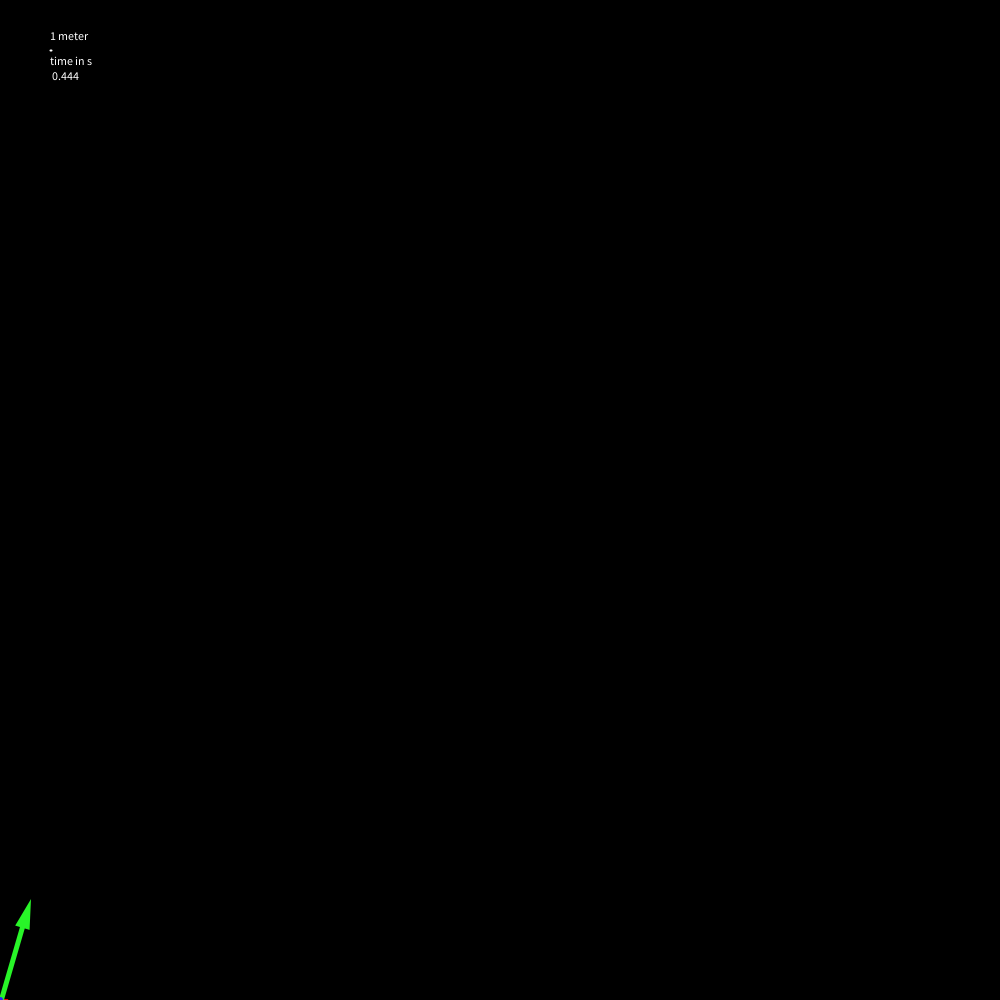
Frame 1 (no input)
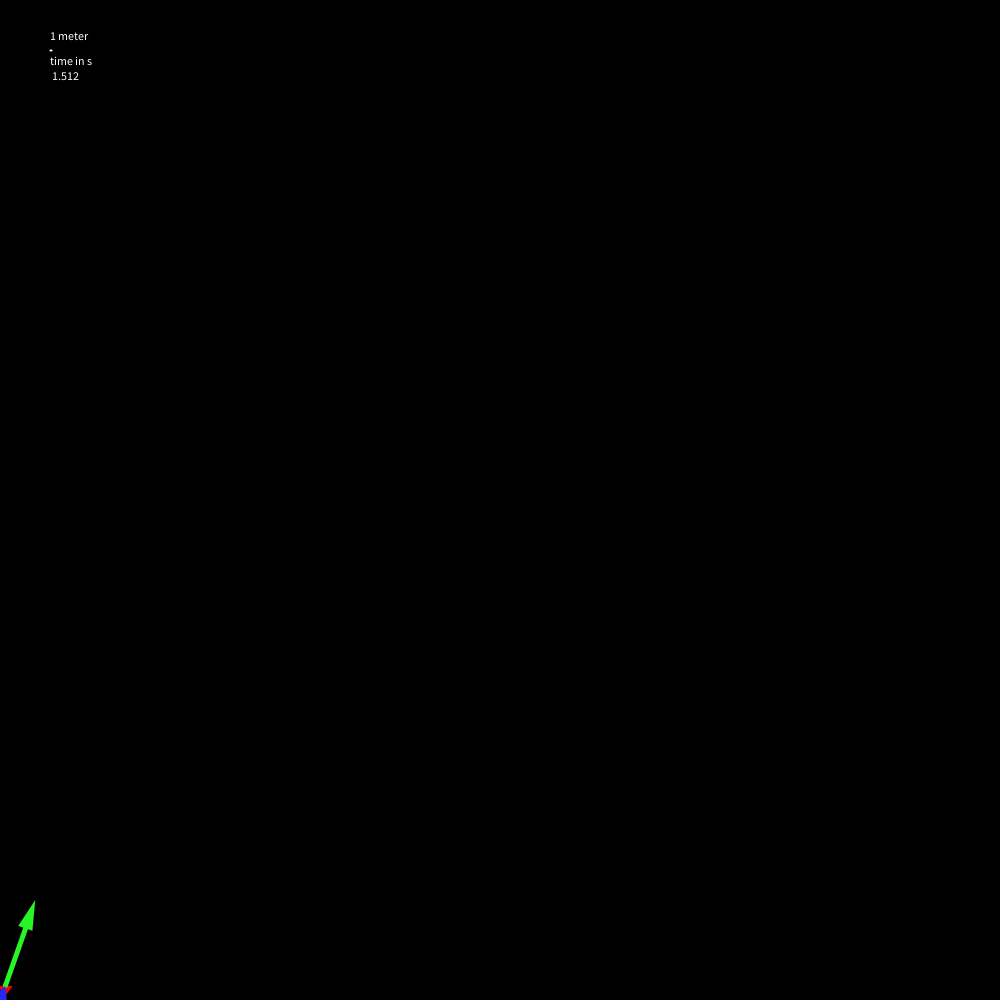
Frame 60 (the mouse pressed at the canvas centre just before this capture)
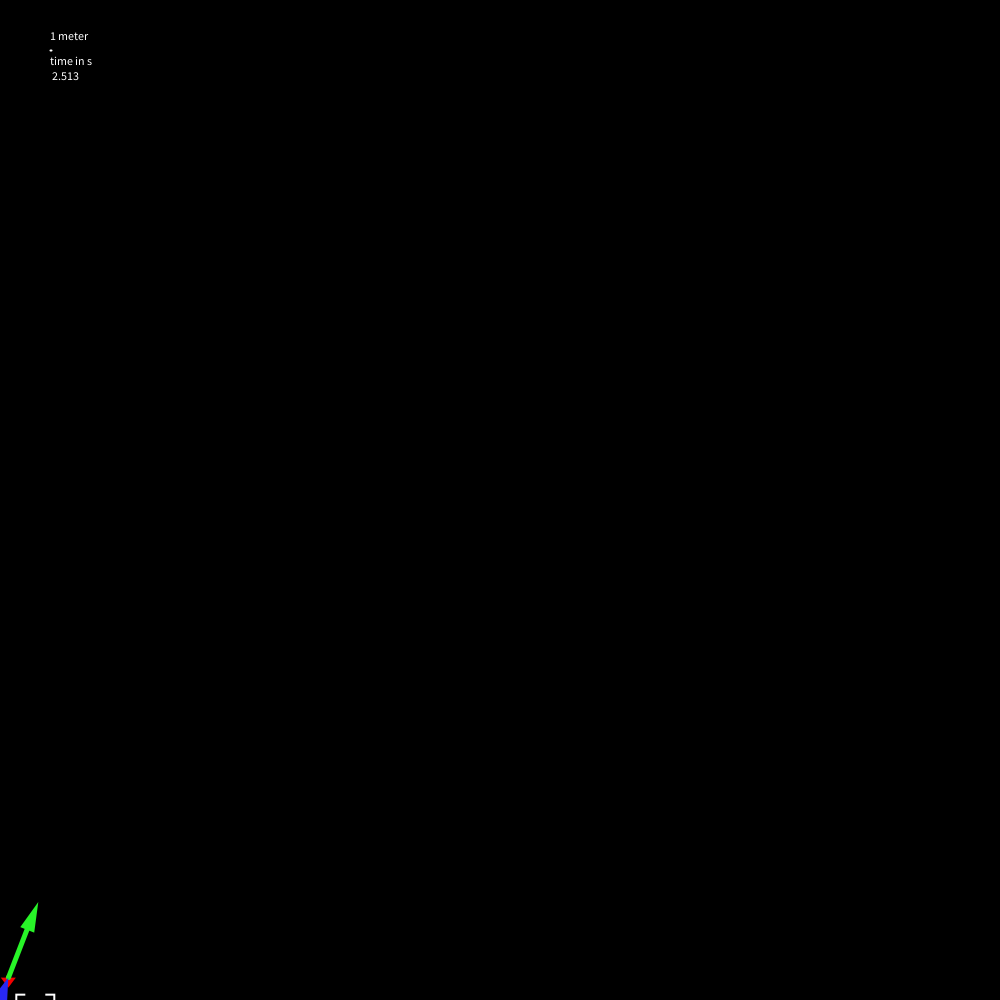
Frame 120 (the mouse held since frame 60 and released just before this capture)

The Processing sketch that drew these frames (run headless with seeded random() and noise(); from frame 60 on, the mouse is pressed at the canvas centre):

// Processing sketch: gravity
// ── gravity.pde
Ball ball1;
Arrow arrow;

PVector cursor;

float unitLength;
float arrowScale = 10;


void setup(){
  size(1000, 1000);
  background(0);
  unitLength = 1;
  
  cursor = new PVector(0,0);
  
  ball1 = new Ball(1, color(255, 204, 0), 5, PVector(0, -1), PVector(3, 10), PVector(1, 1));
  //ball1 = new Ball(50, color(255, 204, 0), 10, PVector(0, 0), PVector(0, 1), PVector(0, 0));
  
  arrow = new Arrow();
  ball1.visualVectorScale = 10;
}

void draw(){
  background(0);
  
  renderUnits();
  
  ball1.renderTrajectory();
  
  ball1.render();
  ball1.renderAcc();
  ball1.renderVel();
  ball1.renderPos();

  //ball1.renderDynamicsVector(ball1.Acc);
  //ball1.renderDynamicsVector(ball1.Vel);

  renderVectorValue(pointPhysicsToVisual(ball1.Pos), 30, ball1.Acc);
  ball1.update();
  
  //println(ball1.Acc.x, ball1.Acc.y, "phys");
  
  arrow.update();
  arrow.render();
  arrow.renderValue();
  //delay(1000);
  //println(frameCount);
  
  

  
  //ball1.renderRadiusOfPathCurvature();
}

void mouseDragged(){
  if(mouseButton == CENTER){
    int dx = mouseX - pmouseX;
    int dy = mouseY - pmouseY;
       
    cursor.add(PVector(dx, dy));
  }
}
void mouseWheel(MouseEvent event) {
  float e = event.getCount();
  unitLength = unitLength + e * exp(-1/unitLength);
}

void mousePressed(){
  switch(mouseButton){
  case LEFT:
    arrow.status = "arrowEndNotDefined";
    arrow.origin = PVector(mouseX, mouseY);
  break;
  case RIGHT:
    if(arrow.status == "arrowSet") {
      applyNewForce(ball1, arrow.vector);     
    }
  break;
  }
}

void mouseReleased(){
  switch(mouseButton){
  case LEFT:
    arrow.status = "arrowSet";
  break;
  case RIGHT:
  break;
  }
}

void applyNewForce(Ball item, PVector force){
  item.Acc.add(vectorDiv(force, item.Mass));
}

PVector vectorPhysicsToVisual(PVector physicsVector){
  //physicsVector.mult(unitLength);
  return(PVector(unitLength * physicsVector.x, -unitLength * physicsVector.y));
}

PVector pointPhysicsToVisual(PVector physicsPoint){
  return(PVector(unitLength * physicsPoint.x + cursor.x, - unitLength * physicsPoint.y + height + cursor.y));
}

PVector pointVisualToPhysics(PVector visualPoint){
  return(PVector(visualPoint.x / unitLength , (height -  visualPoint.y) / unitLength  ));
}

void renderUnits(){
  fill(255);
  stroke(255);
  strokeWeight(2);
  textAlign(LEFT);
  text("1 meter", 50, 40);
  text("time in s", 50, 65);
  text(millis()*0.001, 50, 80);
  line(50, 50, unitLength + 50, 50);
}

void renderVectorValue(PVector VisualPosition, float offset, PVector vector){
  pushMatrix();
    rectMode(CENTER);
    textAlign(CENTER); 

    String textOfVectorX = nfp(vector.x, 0, 1);
    String textOfVectorY = nfp(vector.y, 0, 1);
    
    int lengthOfText = max(textOfVectorX.length(), textOfVectorY.length());
    
    float borderPercent = 0.90;
    float x = offset -3;
    float y = offset + 6;
    float rectWidth = 10 * lengthOfText;
    float rectHeight = 40;
    
    
    translate(VisualPosition.x, VisualPosition.y);
    
    fill(255);
    rect(x, y, rectWidth, rectHeight);
    fill(0, 0, 0 , 255);
    rect(x, y, rectWidth*borderPercent, rectHeight*borderPercent);
    fill(0, 0, 0 , 255);
    rect(x, y, rectWidth * 0.5, rectHeight + 2);
    
    //String a = nfs((vector.y), 3);
    fill(255);
    text(textOfVectorX, offset, offset);
    text(textOfVectorY, offset, offset +20);
  popMatrix();
}
void renderVisualVector(PVector origin, PVector visualVector, float vectorScale){
  renderVisualVector(origin, visualVector, vectorScale, 255);
}
void renderVisualVector(PVector origin, PVector visualVector, float vectorScale, color Color){
  strokeWeight(5);
  stroke(Color);
  fill(Color);
  
  visualVector.mult(vectorScale);
  
  float vectorAngle = atancorrect(visualVector.y) -atan(visualVector.x/visualVector.y);
  float visualVectorMag = visualVector.mag();
  float triangleHeight = 30;
  
  if (visualVectorMag < 30){
    triangleHeight = visualVectorMag;
  }
  
  pushMatrix();
    translate(origin.x, origin.y);
    rotate(vectorAngle);
    //println(vectorAngle);
    
    line(0, 0, 0, visualVectorMag - 0.5 * triangleHeight);
  popMatrix();
  
  pushMatrix();
    noStroke();
    
    translate(origin.x + visualVector.x, origin.y + visualVector.y);
    rotate(vectorAngle);
    
    triangle(0, 0, 7.5, -triangleHeight, -7.5, -triangleHeight);
  popMatrix();
}

void renderPhysicsVector(PVector origin, PVector physicsVector, float vectorScale, color Color){
  renderVisualVector(pointPhysicsToVisual(origin), vectorPhysicsToVisual(physicsVector), vectorScale, Color);
}
void renderPhysicsVector(PVector origin, PVector physicsVector, float vectorScale){
  renderVisualVector(pointPhysicsToVisual(origin), vectorPhysicsToVisual(physicsVector), vectorScale, 255);
}



void fadeBackground(float rate){
  colorMode(HSB, 255);
  loadPixels();
  for(int i = 0; i < pixels.length; i++){
      pixels[i] = color(hue(pixels[i]), saturation(pixels[i]), int(rate * brightness(pixels[i])));
  }
  updatePixels();
  colorMode(RGB, 255);
}

class Ball  {    
  int Mass;
  color Color;
  float Radius;
  PVector Acc;
  PVector Vel;
  PVector Pos;
  float visualVectorScale = 1;
  ArrayList<PVector> trajectory = new ArrayList<PVector>();
  //PVector visualPos;
  
  Ball(int tempMass, color tempColor, int tempRadius, PVector tempAcc, PVector tempVel, PVector tempPos){
     Mass = tempMass;
     Color = tempColor;
     Radius = tempRadius;
     Acc = tempAcc;
     Vel = tempVel;
     Pos = tempPos;
     //visualPos = vectorPhysicsToVisual(tempPos);
  }
  
  Ball(int tempMass, color tempColor, float tempRadius, PVector tempAcc, PVector tempVel, PVector tempPos){
     Mass = tempMass;
     Color = tempColor;
     Radius = tempRadius;
     Acc = tempAcc;
     Vel = tempVel;
     Pos = tempPos;
     //visualPos = vectorPhysicsToVisual(tempPos);
  }
  void update(){
    Vel.add(vectorDiv(Acc, frameRate));
    Pos.add(vectorDiv(Vel, frameRate));
    //visualPos = vectorPhysicsToVisual(Pos);
  }
  
  //TO REFACTOR ? 
/*
  void renderDynamicsVector(PVector dynamicsVector, float scale){
    renderVisualVector(pointPhysicsToVisual(Pos), vectorPhysicsToVisual(PVector(dynamicsVector.x, dynamicsVector.y)), scale);
  }
  void renderDynamicsVector(PVector dynamicsVector){
    renderDynamicsVector(dynamicsVector, arrowScale);
    //println(vectorPhysicsToVisual(PVector(Acc.x, Acc.y)));
  }
  void renderDynamicsVector(PVector dynamicsVector, PVector originPointOfVector, float scale){
    renderVisualVector(pointPhysicsToVisual(originPointOfVector), vectorPhysicsToVisual(PVector(dynamicsVector.x, dynamicsVector.y)), scale);
    //println(vectorPhysicsToVisual(PVector(Acc.x, Acc.y)));
  }
  void renderDynamicsVector(PVector dynamicsVector, PVector originPointOfVector){
    renderDynamicsVector(dynamicsVector, originPointOfVector, arrowScale);
  }
*/  


  void renderTrajectory(){
    trajectory.add(PVector(ball1.Pos.x, ball1.Pos.y));
    fill(255);
    stroke(255);
    strokeWeight(1);
    for(PVector point : trajectory){
      PVector visualPoint = pointPhysicsToVisual(point);
      point(visualPoint.x, visualPoint.y);
    }
    
  }
  void renderRadiusOfPathCurvature(){
    float angle = PVector.angleBetween(Vel, Acc) + HALF_PI;
    float AccNormalToVel = abs(cos(angle) * Acc.mag());
    float physicsRadius = Vel.magSq() / AccNormalToVel;
    float visualRadius = physicsRadius * unitLength;
    
    println(angle);
    
    fill(255);
    noStroke();
    ellipseMode(RADIUS);
    ellipse(pointPhysicsToVisual(Pos).x , pointPhysicsToVisual(Pos).y, visualRadius, visualRadius);
  }
  
  void renderAcc(){
    renderVisualVector(pointPhysicsToVisual(Pos), vectorPhysicsToVisual(Acc), visualVectorScale, color(245, 0 , 0));
  }
  void renderVel(){
    renderVisualVector(pointPhysicsToVisual(Pos), vectorPhysicsToVisual(Vel), visualVectorScale, color(40, 245 , 40));
  }
  void renderPos(){
    renderVisualVector(pointPhysicsToVisual(PVector(0,0)), vectorPhysicsToVisual(Pos), 1, color(40, 40 , 245));
  }
  void render(){
    ellipseMode(CENTER);
    noStroke();
    fill(Color);
    
    ellipse(pointPhysicsToVisual(Pos).x , pointPhysicsToVisual(Pos).y, Radius * unitLength, Radius * unitLength);
    //println(pointPhysicsToVisual(Pos).x , pointPhysicsToVisual(Pos).y, "vis");
  }
  
} 


class Arrow{
  PVector origin;
  PVector end;
  String status;
  PVector visualVector;
  PVector vector;
  
  Arrow(PVector tempOrigin, PVector tempEnd, String tempStatus /*, PVector tempVector*/){
    origin = tempOrigin;
    end = tempEnd;
    status = tempStatus;
    //visualVector = PVector.sub(end, origin);
  }
  
  Arrow(){
    status = "arrowNotDefined";
  }
  
  void update(){
    switch(status){
      case "arrowNotDefined":
        break;
      case "arrowEndNotDefined":
        end = PVector(mouseX, mouseY);
      case "arrowSet":
        visualVector = PVector.sub(end, origin); // nullpointer
        vector = PVector(visualVector.x, -visualVector.y);
        vector.div(unitLength);
        break;
    }
  }
  
  void renderValue(){
    if(status != "arrowNotDefined"){
      renderVectorValue(end, 30, vector);
    }
  }
  
  void render(){
    
    if(status != "arrowNotDefined"){
      renderVisualVector(origin, visualVector, 1);
    }
  }
  
}












float atancorrect(float a1) {
  if (a1<0) return PI;
  if (a1>=0) return 0;
  // this would not be reached: 
  return 0;
}

PVector PVector(int x, int y){
  PVector Vector;
  
  Vector = new PVector(x, y);
  return Vector;
}

PVector PVector(float x, float y){
  PVector Vector;
  
  Vector = new PVector(x, y);
  return Vector;
}

PVector vectorMult(PVector vector, float scalar){
 return(PVector(scalar * vector.x, scalar * vector.y));
}

PVector vectorMult(PVector vector, int scalar){
 return(PVector(scalar * vector.x, scalar * vector.y));
}

PVector vectorDiv(PVector vector, float scalar){
 return(PVector(vector.x / scalar, vector.y / scalar));
} 
/* IDEA: MAKE ARROW CLASS A FUNCTION
PVector arrowMaker(PVector origin){
  PVector arrow;
  
  while(mousePressed){
    stroke(255);
    strokeWeight(10);
    line(origin.x, origin.y, mouseX, mouseY);
    pushMatrix();
    translate(mouseX, mouseY);
    triangle(0, 10, 5, 0, 0, 5);
    popMatrix();
  }
  
  arrow = new PVector(mouseX - origin.x, mouseY - origin.y);
  return arrow;
}

void mousePressed(){
  PVector arrowOrigin = new PVector(mouseX, mouseY);
  arrowMaker(arrowOrigin);
}
*/

/* IDEA: GET BALL CLASS INSIDE ITEM CLASS, AND GENERATE A BALL EACH TIME AN ITEM IS GENERATED
class Item {
  //String type;
  int Mass;
  color Color;
  int Radius;
  PVector Pos;
  
  Item(String tempType, int tempMass, color tempColor, int tempRadius, PVector tempPos){
     
     Mass = tempMass;
     Color = tempColor;
     Radius = tempRadius;
     Pos = tempPos;
  switch(tempType)  {
    case "ball":
    case "Ball":
      
    break;  
  }
}
*/
